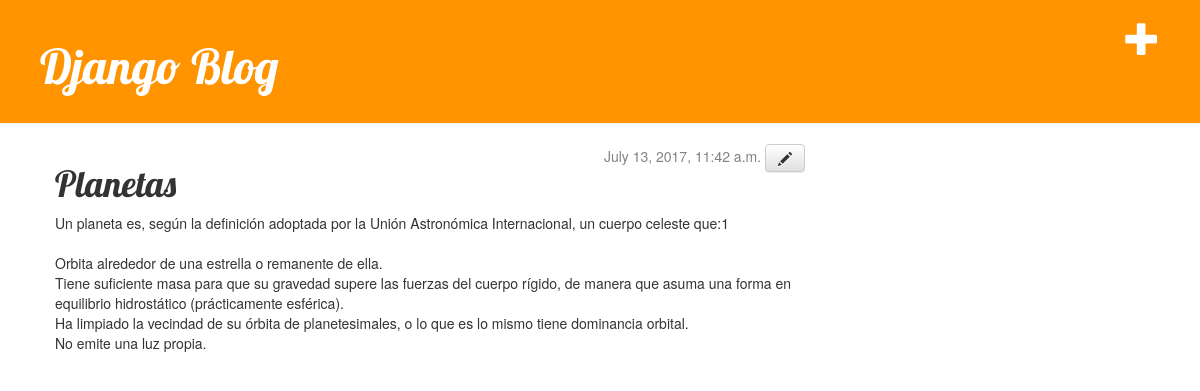
The app's page /post/1/ with its own data.
### blog/models.py (models this page shows, shortened)
class Post(models.Model):
    author = models.ForeignKey('auth.User')
    title = models.CharField(max_length=200)
    text = models.TextField()
    created_date = models.DateTimeField(default=timezone.now)
    published_date = models.DateTimeField(blank=True, null=True)

### blog/views.py (the view)
# urls.py: url(r'^post/(?P<pk>[0-9]+)/$', views.post_detail),
def post_detail(request, pk):
    post = get_object_or_404(Post, pk=pk)
    return render(request, 'blog/post_detail.html', {'post': post})

### blog/templates/blog/post_detail.html
{% extends 'blog/base.html' %}
{% block content %}
    <div class="date">
    {% if post.published_date %}
        {{ post.published_date }}
    {% endif %}
    <a class="btn btn-default" href="{% url 'post_edit' pk=post.pk %}"><span class="glyphicon glyphicon-pencil"></span></a>
    </div>
    <h1>{{ post.title }}</h1>
    <p>{{ post.text|linebreaksbr }}</p>
{% endblock %}

### blog/static/css/blog.css (style rules this page uses)
h1, h2, h3, h4 { font-family: 'Lobster', cursive; }
.date { float: right; color: #828282; }

### records on screen
Post: published_date "July 13, 2017, 11:42 a.m.", title "Planetas", text "Un planeta es, según la definición adoptada por la Unión Astronómica Internacional, un cuerpo celeste que:1 Orbita alrededor de una estrella o remanente de ella. Tiene suficiente masa para que su gravedad supere las fuerzas del cuerpo rígido, de manera que asuma una forma en equilibrio hidrostático (prácticamente esférica). Ha limpiado la vecindad de su órbita de planetesimales, o lo que es lo mismo tiene dominancia orbital. No emite una luz propia."
